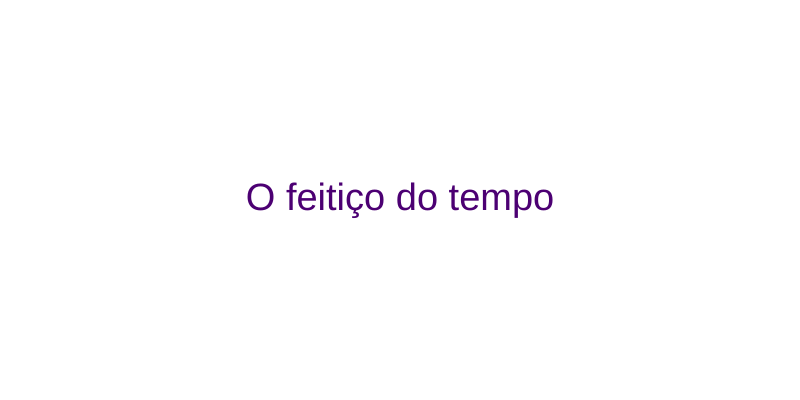
Frame 1 (no input)
Frame 60 (no input): identical to frame 1, image omitted
Frame 120 (the mouse pressed at the canvas centre since frame 60): identical to frame 1, image omitted

The p5.js sketch that drew this single still picture (run headless with seeded random() and noise() and a simulated clock; from frame 60 on, the mouse is pressed at the canvas centre):

// p5.js sketch
// ── sketch.js
let campoIdade;
let campoAção;
let campoAventura;

function setup() {
  createCanvas(800, 400);
  createElement("h2", "Recomendador de filmes");
  createSpan("Sua idade:");
  campoIdade = createInput("5");
  campoAção = createCheckbox("Gosta de ação?");
  campoAventura = createCheckbox("Gosta de aventura?");
}
function draw() {
  background("light_blue");
  let idade = campoIdade.value();
  let gostaDeAção = campoAção.checked();
  let gostaDeAventura = campoAventura.checked();
  let recomendacao = geraRecomendacao(idade, gostaDeAção, gostaDeAventura);

  fill(color(76, 0, 115));
  textAlign(CENTER, CENTER);
  textSize(38);
  text(recomendacao, width / 2, height / 2);
}
function geraRecomendacao(idade, gostaDeAção, gostaDeAventura) {
  if (idade >= 10) {
    if (idade >= 14) {
      return "O menino que descobriu o vento";
    } else {
      if (idade >= 12) {
        if(gostaDeAção || gostaDeAventura) {
          return "Homem aranha: no aranhaverso";          
        } else{
         return "Ladrões de bicicleta";
        }
      } else {
        if (gostaDeAção) {
          return "As aventuras de pi";
        } else {
          return "Depois da chuva";
        }
      }
    }
  } else {
    if (gostaDeAção) {
      return "Looney Tunes: De Volta à Ação";
    } else {
      return "O feitiço do tempo";
    }
  }
}


// ── style.css
html, body {
  margin: 0;
  padding: 0;
  background-color:cyan;
}
canvas {
  display: block;
}
